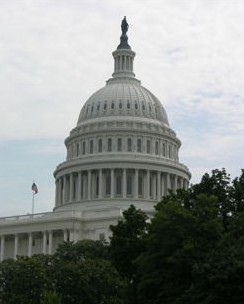
#> input picture Assignments/cv_assignment/images/blur.jpeg, 244 x 304 px, found by its file name
$ python Q5_Rotating_180.py
#> lines starting #> are read from the running program, lines starting #| are printed output that depends on the picture
import numpy as np
import math as m
import matplotlib.pyplot as plt
import cv2

image = plt.imread('images/blur.jpeg')
#> image is the input picture: shape (304, 244, 3); mean R, G, B 137.4, 141.7, 138.6
plt.imshow(image)
#plt.show()
h,w,c=image.shape
#> h = 304; w = 244; c = 3
image1=np.zeros((h,w,c),dtype=image.dtype)  # creating a new array for image
for i in range(h):
  for j in range(w):
    image1[i][j]=image[h-1-i][w-1-j] #clockwise rotation ke liye
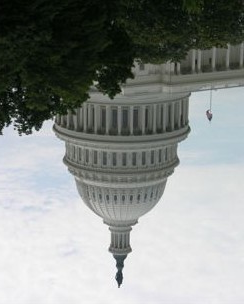
#> image1: shape (304, 244, 3); mean R, G, B 137.4, 141.7, 138.6
    # image1[j][i]=image[i][j] #anti clockwise rotation + flip ke liye
plt.imshow(image1)
plt.show()
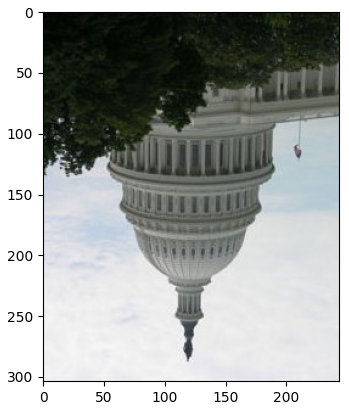
#> figure drawn by matplotlib, 1 panel
